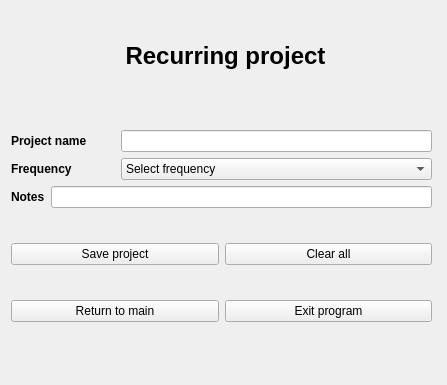
<?xml version="1.0" encoding="UTF-8"?>
<ui version="4.0">
 <class>recurringProjectEditor</class>
 <widget class="QWidget" name="recurringProjectEditor">
  <property name="geometry">
   <rect>
    <x>0</x>
    <y>0</y>
    <width>447</width>
    <height>385</height>
   </rect>
  </property>
  <property name="minimumSize">
   <size>
    <width>447</width>
    <height>0</height>
   </size>
  </property>
  <property name="windowTitle">
   <string>Form</string>
  </property>
  <widget class="QLabel" name="recurringLabel">
   <property name="geometry">
    <rect>
     <x>20</x>
     <y>20</y>
     <width>411</width>
     <height>71</height>
    </rect>
   </property>
   <property name="font">
    <font>
     <pointsize>18</pointsize>
     <bold>true</bold>
    </font>
   </property>
   <property name="text">
    <string>Recurring project</string>
   </property>
   <property name="alignment">
    <set>Qt::AlignmentFlag::AlignCenter</set>
   </property>
  </widget>
  <widget class="QWidget" name="">
   <property name="geometry">
    <rect>
     <x>11</x>
     <y>101</y>
     <width>421</width>
     <height>251</height>
    </rect>
   </property>
   <layout class="QGridLayout" name="recurringGrid">
    <item row="0" column="0">
     <layout class="QGridLayout" name="recurringProjectLayout">
      <item row="0" column="0">
       <layout class="QHBoxLayout" name="nameLayoutRecurring" stretch="1,3">
        <item>
         <widget class="QLabel" name="nameLabelRecurring">
          <property name="font">
           <font>
            <bold>true</bold>
           </font>
          </property>
          <property name="text">
           <string>Project name</string>
          </property>
         </widget>
        </item>
        <item>
         <widget class="QLineEdit" name="projectNameRecurring">
          <property name="text">
           <string/>
          </property>
         </widget>
        </item>
       </layout>
      </item>
      <item row="1" column="0">
       <layout class="QHBoxLayout" name="frequencyLayoutRecurring" stretch="1,3">
        <item>
         <widget class="QLabel" name="frequencyLabelRecurring">
          <property name="font">
           <font>
            <bold>true</bold>
           </font>
          </property>
          <property name="text">
           <string>Frequency</string>
          </property>
         </widget>
        </item>
        <item>
         <widget class="QComboBox" name="frequencyComboRecurring">
          <property name="maxVisibleItems">
           <number>4</number>
          </property>
          <property name="maxCount">
           <number>4</number>
          </property>
          <item>
           <property name="text">
            <string>Select frequency</string>
           </property>
          </item>
          <item>
           <property name="text">
            <string>Weekly</string>
           </property>
          </item>
          <item>
           <property name="text">
            <string>Bi-weekly</string>
           </property>
          </item>
          <item>
           <property name="text">
            <string>Other</string>
           </property>
          </item>
         </widget>
        </item>
       </layout>
      </item>
      <item row="2" column="0">
       <layout class="QHBoxLayout" name="notesLayoutRecurring">
        <item>
         <widget class="QLabel" name="notesLabelRecurring">
          <property name="font">
           <font>
            <bold>true</bold>
           </font>
          </property>
          <property name="text">
           <string>Notes</string>
          </property>
         </widget>
        </item>
        <item>
         <widget class="QLineEdit" name="notesEditProgramming">
          <property name="text">
           <string/>
          </property>
         </widget>
        </item>
       </layout>
      </item>
     </layout>
    </item>
    <item row="1" column="0">
     <layout class="QHBoxLayout" name="recurringProjectManagerGrid">
      <item>
       <widget class="QPushButton" name="saveRecurring">
        <property name="text">
         <string>Save project</string>
        </property>
       </widget>
      </item>
      <item>
       <widget class="QPushButton" name="clearRecurring">
        <property name="text">
         <string>Clear all</string>
        </property>
       </widget>
      </item>
     </layout>
    </item>
    <item row="2" column="0">
     <layout class="QHBoxLayout" name="recurringMenyLayout">
      <item>
       <widget class="QPushButton" name="returnToMainRecurring">
        <property name="text">
         <string>Return to main</string>
        </property>
       </widget>
      </item>
      <item>
       <widget class="QPushButton" name="exitRecurring">
        <property name="text">
         <string>Exit program</string>
        </property>
       </widget>
      </item>
     </layout>
    </item>
   </layout>
  </widget>
 </widget>
 <resources/>
 <connections/>
</ui>
